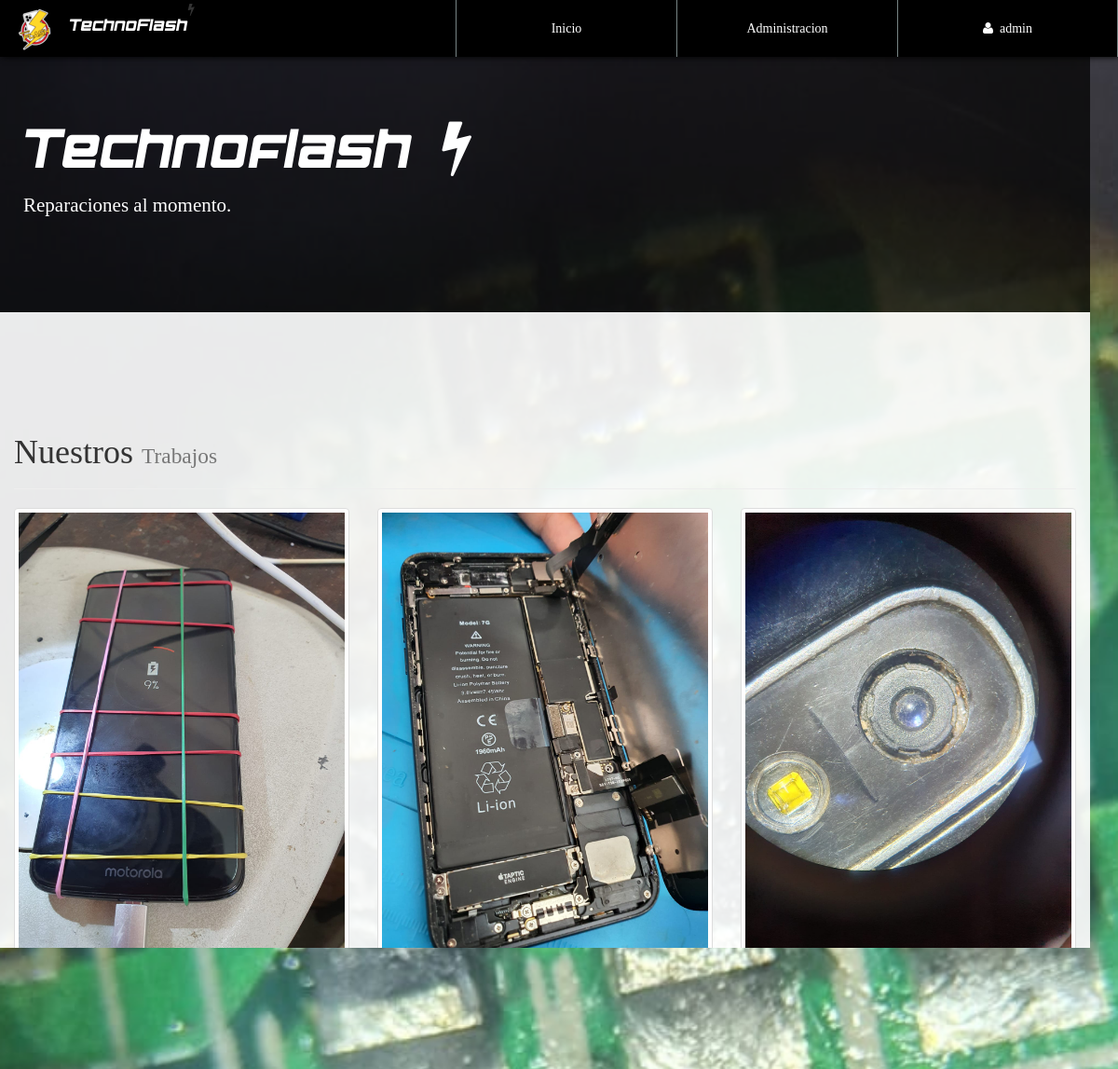
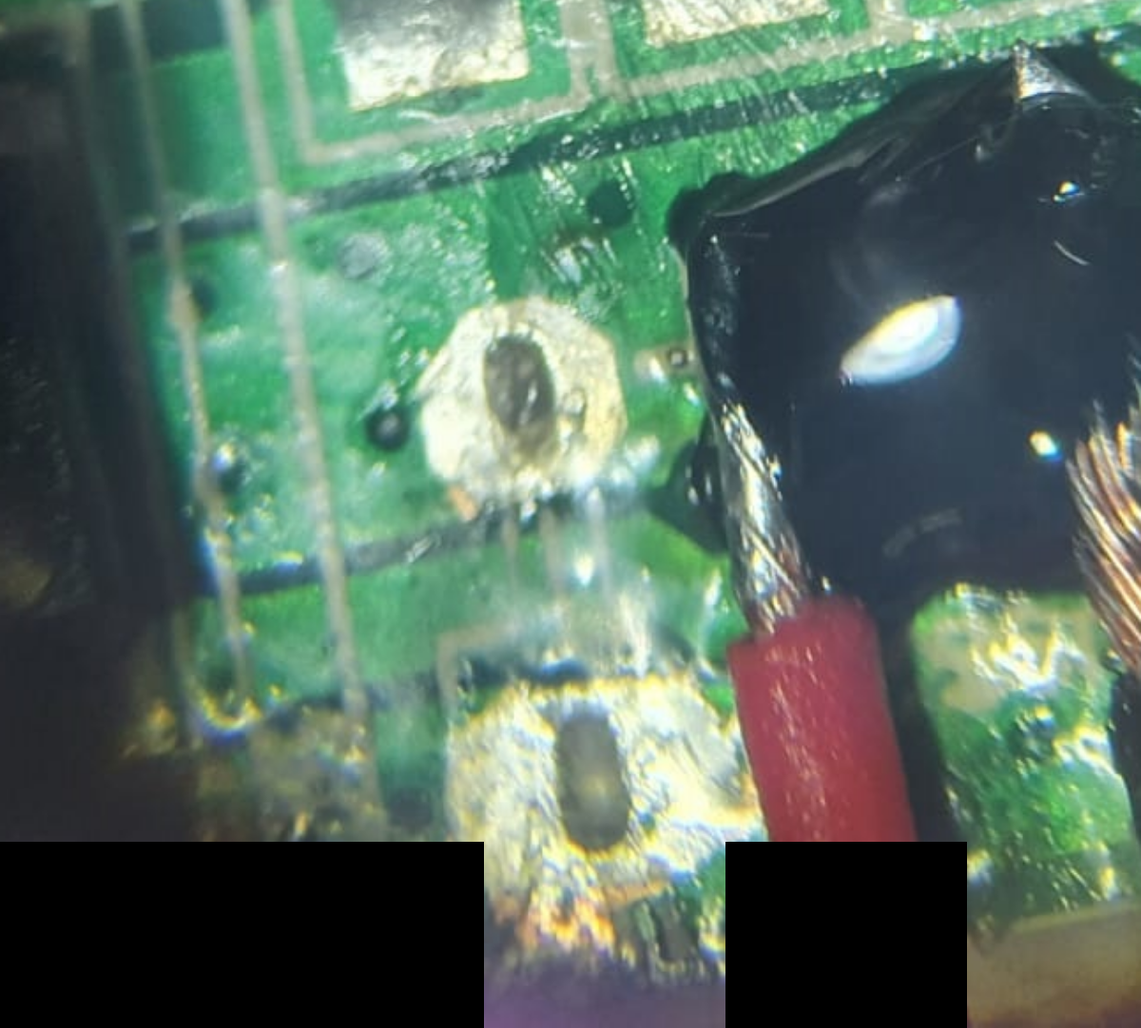
Page / (signed in) on the committed database (2 pictures, top to bottom).
### tables this page shows
CREATE TABLE `trabajos` (
  `CodigoProd` varchar(30) NOT NULL,
  `NombreProd` varchar(30) NOT NULL,
  `descripcion` varchar(150) NOT NULL,
  `imagen` varchar(252) NOT NULL
);

### library/consulSQL.php (called while the page is built, shortened)
<?php
class ejecutarSQL {
    public static function conectar() {
        $host_db = "localhost";
        $usuario_db = "root";
        $clave_db = "";
        $nombre_db = "store";
        if(!$con = new mysqli($host_db, $usuario_db, $clave_db, $nombre_db)){
            die("Error en el servidor, verifique sus datos");
        }
        return $con;
    }
    public static function consultar($query) {
        $consul=mysqli_query(ejecutarSQL::conectar(),$query) or die ("Problemas al insertar".mysqli_error(ejecutarSQL::conectar()));
        return $consul;
    }
}

### index.php (the view, shortened to what this page needs)
<!DOCTYPE html>
<html lang="es">
<head>
    <?php include './inc/link.php'; ?>
</head>
<body id="container-page-index">
    <?php include './inc/navbar.php'; ?>
    <div class="jumbotron" id="jumbotron-index">
      <h1><span class="tittles-pages-logo"> Technoflash </span><i class="fa fa-bolt" aria-hidden="true"></i> <small style="color: #fff;"></small></h1>
      <p>
          Reparaciones al momento.
      </p>
    </div>
    <section id="new-prod-index">
         <div class="container">
            <div class="page-header">
                <h1>Nuestros <small>Trabajos</small></h1>
            </div>
            <div class="row">
              <?php
                  include 'library/consulSQL.php';
                  $consulta= ejecutarSQL::consultar("select * from trabajos limit 6");
                  $totalproductos = mysqli_num_rows($consulta);
                  if($totalproductos>0){
                      while($fila=mysqli_fetch_array($consulta)){
                         echo '
                        <div class="col-xs-12 col-sm-6 col-md-4">
                             <div class="thumbnail">
                               <img src="assets/img-products/'.$fila['imagen'].'">
                               <div class="caption">
                                 <h3>'.$fila['NombreProd'].'</h3>
                                 <p>'.$fila['descripcion'].'</p>
                               </div>
                             </div>
                         </div>
                         ';
                     }
                  }else{
                      echo '<h2>No hay productos registrados en la tienda</h2>';
                  }
              ?>
            </div>
         </div>
    </section>
    <section id="reg-info-index">
        <div class="container">
            <div class="row">
                <div class="col-xs-12 col-sm-6 text-center">
                   <article style="margin-top:20%;">
                        <p><i class="fa fa-users fa-4x"></i></p>
                        <h3>Registrate</h3>
                        <p>Registrese y hagase cliente de <span class="tittles-pages-logo">TechnoFlash</span> para recibir las mejores ofertas y descuentos especiales de nuestros productos.</p>
                        <p><a href="registration.php" class="btn btn-info btn-block">Registrarse</a></p>
                   </article>
                </div>
                <div class="col-xs-12 col-sm-6">
                    <img src="assets/img/local.jpeg" alt="local" class="img-responsive">
                </div>
            </div>
        </div>
    </section>
    <section id="distribuidores-index">
        <div class="container">
            <div class="col-xs-12 col-sm-6">
            </div>
            <div class="col-xs-12 col-sm-6">
            </div>
        </div>
    </section>
    <?php include './inc/footer.php'; ?>
</body>
</html>

### css/style.css (style rules this page uses)
body { font-family: "FontFamilySPro"; line-height: 1.5; font-size: 1.4em; width: 100%; height: 100%; margin: 0px; padding: 0px; background-position: center center; background-repeat: no-repeat; background-attachment: fixed; background-size: cover; background-color: #fff; }
section { width: 100%; margin: 0px; padding: 90px 0px; }
article { width: 100%; margin: 0px; padding: 10px; }
.tittles-pages-logo { font-family: "FontFamilyLogo"; }
#container-page-index { background-image: url(../assets/img/font-index.jpeg); }
#jumbotron-index { margin: 0px; padding: 90px 25px; color: #fff; width:100%; background-color: rgba(0,0,0,.7); }
#new-prod-index { background-color: rgba(255,255,255,.9); }
#reg-info-index { background-color: rgba(255,255,255,.9); border-top: 1px solid rgba(183, 165, 165,.2); }
#distribuidores-index { background-color: rgba(186, 188, 171,.87); color: #000; }

### rows in the picture
trabajos: imagen (picture), NombreProd "Cambio de centro de carga v8", descripcion "telefono entro apagado y no reaccionaba al cargador"
trabajos: imagen (picture), NombreProd "lavado quimico iPhone", descripcion "telefono entro mojado y apagado"
trabajos: imagen (picture), NombreProd "limpieza de camara", descripcion "camara mostraba las fotos opacas"

### other values in the picture
$_SESSION['nombreAdmin'] "admin"
